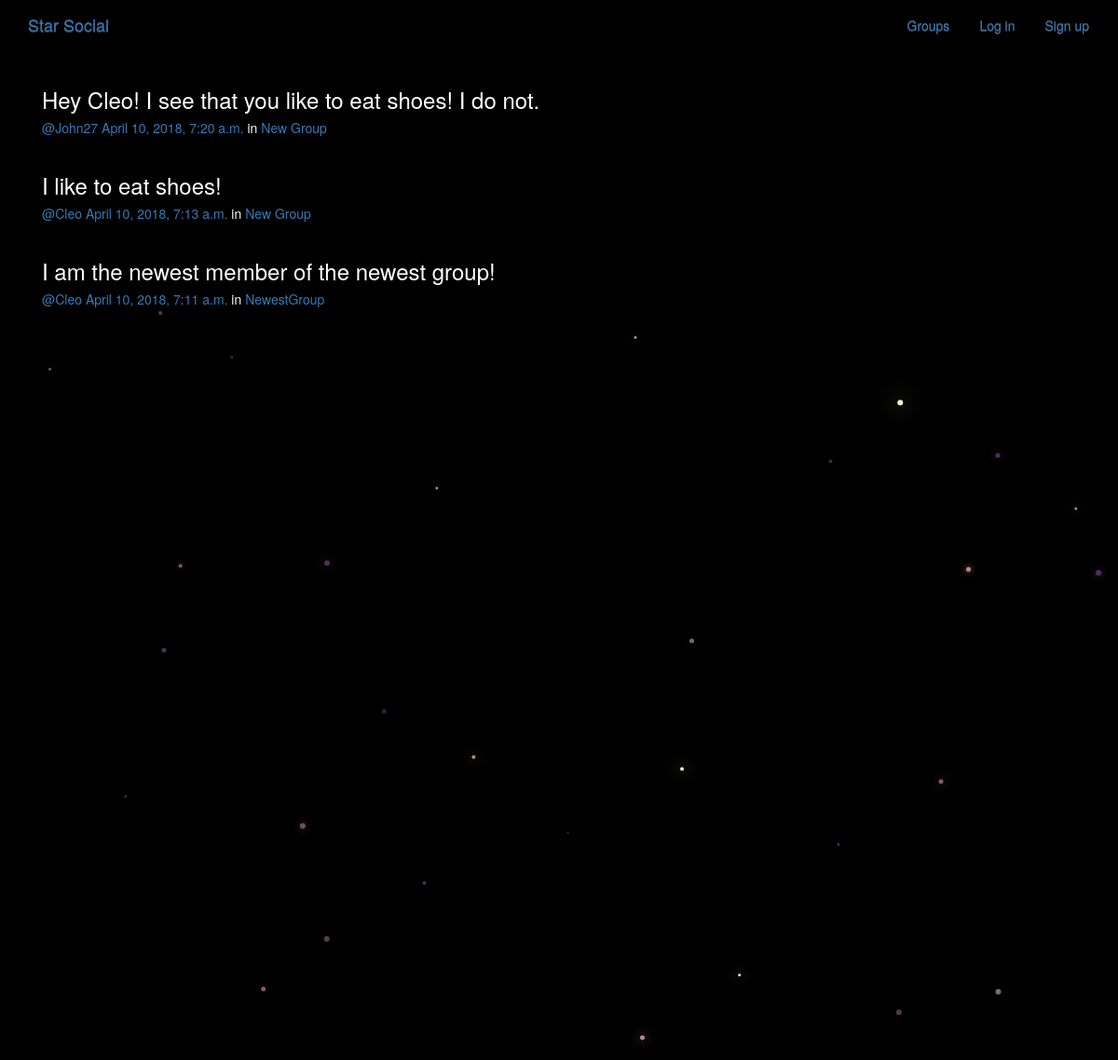
/posts/, run on the app's committed database.
### posts/models.py (models this page shows, shortened)
class Post(models.Model):
    user = models.ForeignKey(User,related_name='posts',on_delete=models.CASCADE)
    created_at = models.DateTimeField(auto_now=True)
    message = models.TextField()
    message_html = models.TextField(editable=False)
    group = models.ForeignKey(Group, related_name='posts',null=True,blank=True,on_delete=models.CASCADE)
    class Meta():
        ordering = ['-created_at']
        unique_together = ['user','message']

### groups/models.py (models this page shows, shortened)
class Group(models.Model):
    name = models.CharField(max_length=255, unique=True)
    slug = models.SlugField(allow_unicode=True,unique=True)
    description = models.TextField(blank=True,default='')
    description_html = models.TextField(editable=False,default='',blank=True)
    members = models.ManyToManyField(User,through='GroupMember')

### posts/views.py (the view)
# urls.py: path('',views.PostList.as_view(),name='all'),
class PostList(SelectRelatedMixin, generic.ListView):
    model = models.Post
    select_related = ("user", "group")

### posts/templates/posts/post_list.html (shortened to what this page needs)
{% extends "posts/post_base.html" %}
{% block post_content %}
<div class="col-md-8">
	{% for post in post_list %}
  {% include "posts/_post.html" %}
	{% endfor %}
</div>
{% endblock %}

### posts/templates/posts/_post.html (shortened to what this page needs)
<div class="post media">
	<h3>{{ post.message_html|safe }}</h3>
	<div class="media-body">
		<h5 class="media-heading">
			<span class="username"><a href="{% url 'posts:for_user' username=post.user.username %}">@{{ post.user.username }}</a></span>
			<time class="time"><a href="{% url 'posts:single' username=post.user.username pk=post.pk %}">{{ post.created_at }}</a></time>
			{% if post.group %}
			<span class="group-name">in <a href="#">{{ post.group.name }}</a></span>
			{% endif %}
		</h5>
	</div>
</div>

### static/simplesocial/css/master.css (style rules this page uses)
body { margin: 0; overflow: hidden; background-color: black; color:white; }

### data on the page
Post: message_html "Hey Cleo! I see that you like to eat shoes! I do not.", user.username "John27", created_at "April 10, 2018, 7:20 a.m.", group.name "New Group"
Post: message_html "I like to eat shoes!", user.username "Cleo", created_at "April 10, 2018, 7:13 a.m.", group.name "New Group"
Post: message_html "I am the newest member of the newest group!", user.username "Cleo", created_at "April 10, 2018, 7:11 a.m.", group.name "NewestGroup"
